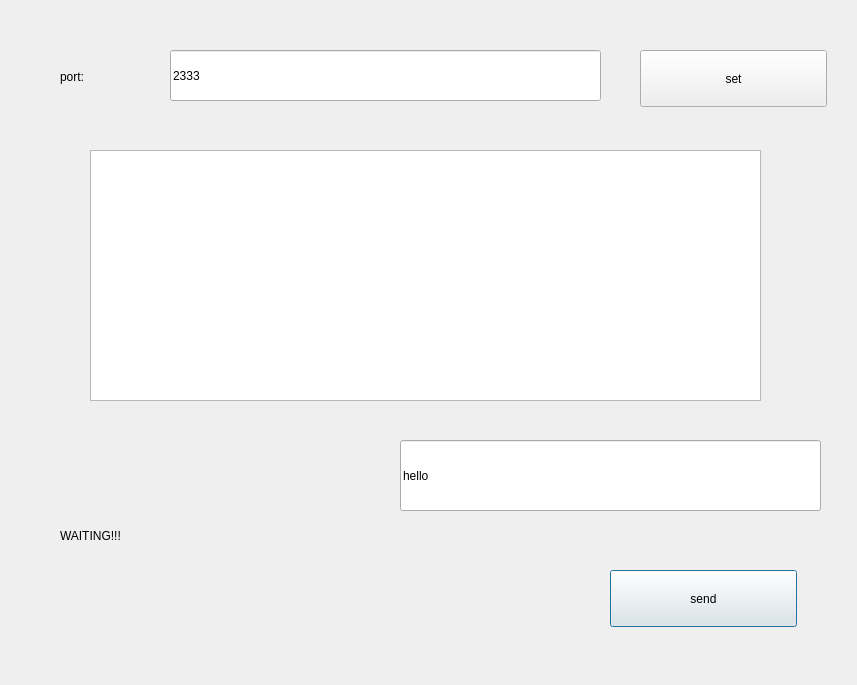
<?xml version="1.0" encoding="UTF-8"?>
<ui version="4.0">
 <class>Server</class>
 <widget class="QDialog" name="Server">
  <property name="geometry">
   <rect>
    <x>0</x>
    <y>0</y>
    <width>857</width>
    <height>685</height>
   </rect>
  </property>
  <property name="windowTitle">
   <string>Server</string>
  </property>
  <widget class="QLabel" name="label">
   <property name="geometry">
    <rect>
     <x>60</x>
     <y>440</y>
     <width>341</width>
     <height>191</height>
    </rect>
   </property>
   <property name="text">
    <string>WAITING!!!</string>
   </property>
  </widget>
  <widget class="QLineEdit" name="lineEdit">
   <property name="geometry">
    <rect>
     <x>400</x>
     <y>440</y>
     <width>421</width>
     <height>71</height>
    </rect>
   </property>
   <property name="text">
    <string>hello</string>
   </property>
  </widget>
  <widget class="QPushButton" name="pushButton">
   <property name="geometry">
    <rect>
     <x>610</x>
     <y>570</y>
     <width>187</width>
     <height>57</height>
    </rect>
   </property>
   <property name="text">
    <string>send</string>
   </property>
  </widget>
  <widget class="QLabel" name="label_3">
   <property name="geometry">
    <rect>
     <x>60</x>
     <y>60</y>
     <width>116</width>
     <height>34</height>
    </rect>
   </property>
   <property name="text">
    <string>port:</string>
   </property>
  </widget>
  <widget class="QLineEdit" name="PortLineEdit">
   <property name="geometry">
    <rect>
     <x>170</x>
     <y>50</y>
     <width>431</width>
     <height>51</height>
    </rect>
   </property>
   <property name="text">
    <string>2333</string>
   </property>
  </widget>
  <widget class="QPushButton" name="setButton">
   <property name="geometry">
    <rect>
     <x>640</x>
     <y>50</y>
     <width>187</width>
     <height>57</height>
    </rect>
   </property>
   <property name="text">
    <string>set</string>
   </property>
  </widget>
  <widget class="QListWidget" name="listWidget">
   <property name="geometry">
    <rect>
     <x>90</x>
     <y>150</y>
     <width>671</width>
     <height>251</height>
    </rect>
   </property>
  </widget>
 </widget>
 <layoutdefault spacing="6" margin="11"/>
 <resources/>
 <connections/>
</ui>
